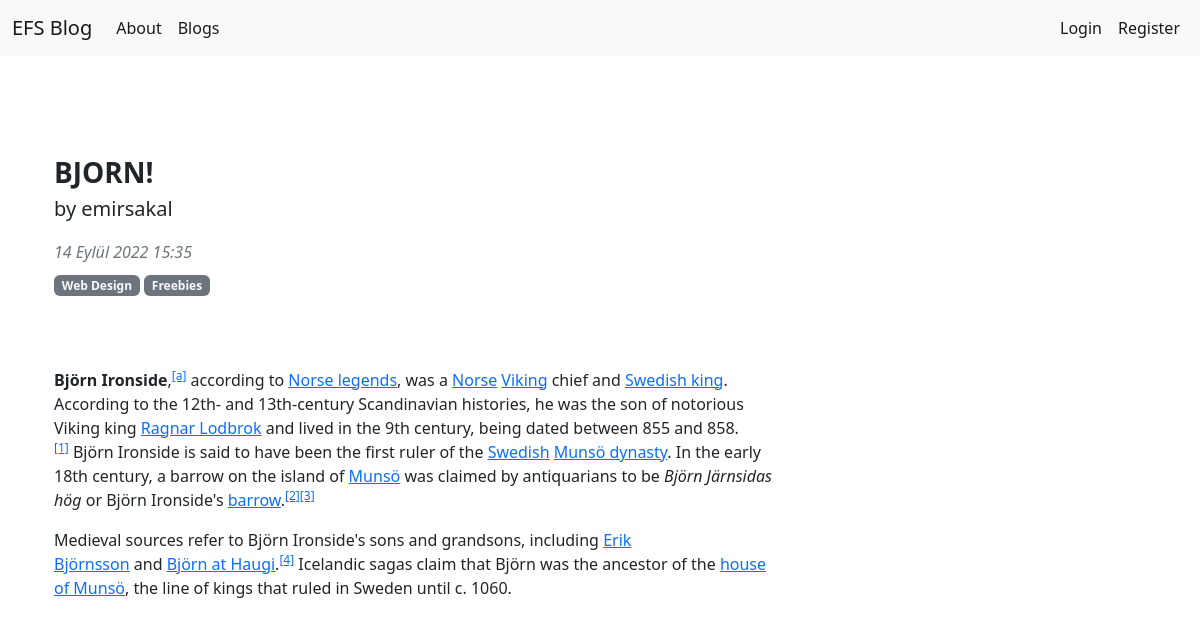
The page /blogs/blog/31 on the database as committed earlier.
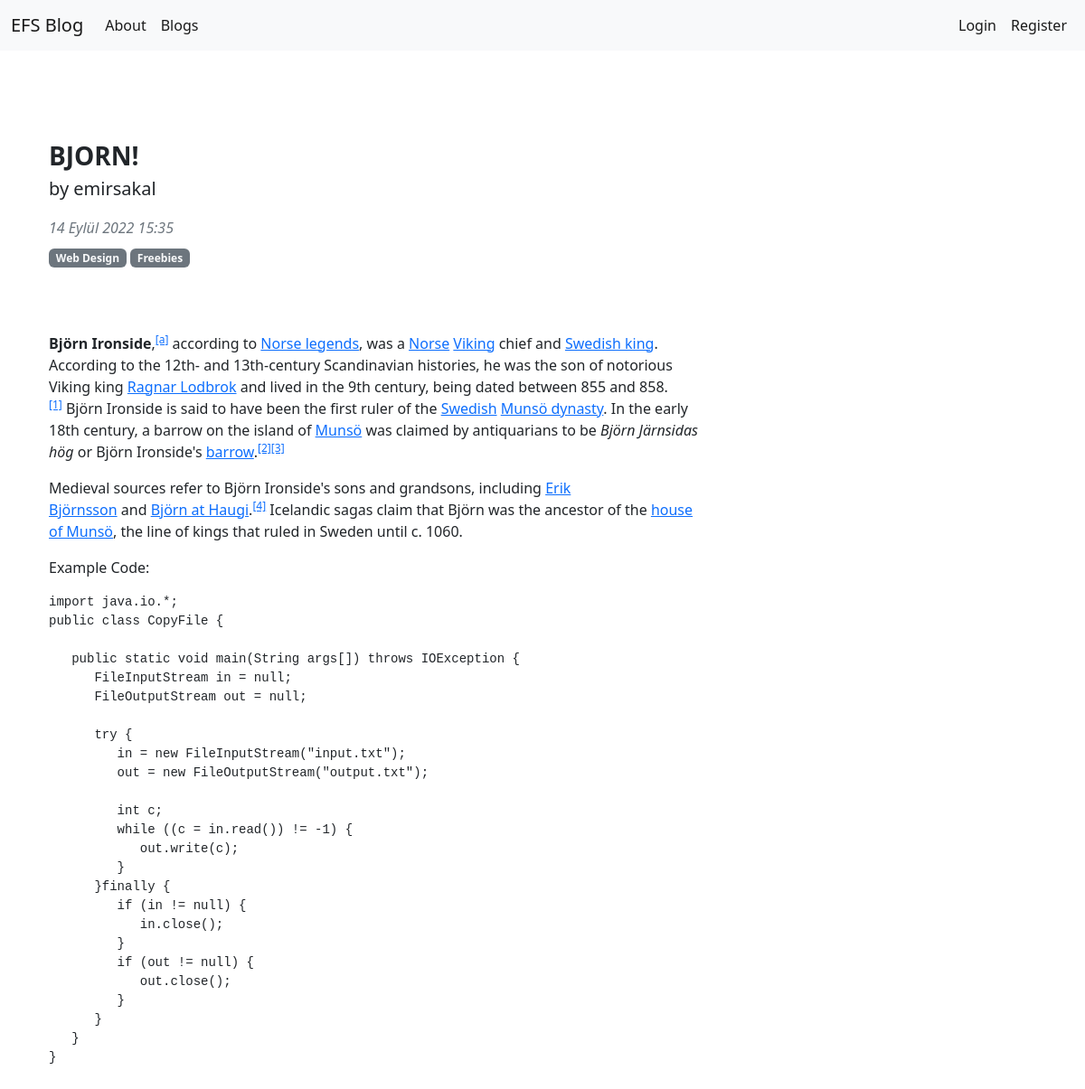
The same page on the database as committed later.
### article/models.py (models this page shows, shortened)
class Article(models.Model):
    author = models.ForeignKey("auth.User", on_delete = models.CASCADE,verbose_name= "Author ")
    title = models.CharField(max_length = 50, verbose_name= "Title ")
    content = RichTextField()
    created_date = models.DateTimeField(auto_now_add=True, verbose_name= "Created Date")
    article_image = models.FileField(blank = True,null = True,verbose_name="Image")

### article/views.py (the view)
# urls.py: path('blog/<int:id>',views.detail,name = "detail"),
def detail(request,id):
    article = get_object_or_404(Article,id = id)
    return render(request,"detail.html",{"article":article})

### templates/detail.html (shortened to what this page needs)
{% extends 'layout.html' %}
{% block body %}
<div class="container mt-5">
    <div class="row">
        <div class="col-lg-8">
            <article>
                <header class="mb-4">
                    <h3 class="fw-bolder mb-1">{{article.title}}</h3>
                    <p class ="lead">
                        by {{article.author.username}}
                    </p>
                    <div class="text-muted fst-italic mb-2">{{article.created_date}}</div>
                    <a class="badge bg-secondary text-decoration-none link-light" href="#!">Web Design</a>
                    <a class="badge bg-secondary text-decoration-none link-light" href="#!">Freebies</a>
                </header>
                <section class="mb-5">
                    <p class="fs-5 mb-4">
                        {{article.content|safe}}
                    </p>
                </section>
            </article>
        </div>
    </div>
</div>
{% endblock body %}

Rows that differ between the two databases and show on the page:
changed Article "BJORN!": content "…Sweden until c. 1060." → "…Sweden until c. 1060. Example Code: import java.io.*; public class CopyFile { public static void main(String args[]) throws IOException { FileInputStream in = null; FileOutputStream out = null; try { in = new FileInputStream(\"input.txt\"); out = new FileOutputStream(\"output.txt\"); int c; while ((c = in.read()) != -1) { out.write(c); } }finally { if (in != null) { in.close(); } if (out != null) { out.close(); } } } }"
